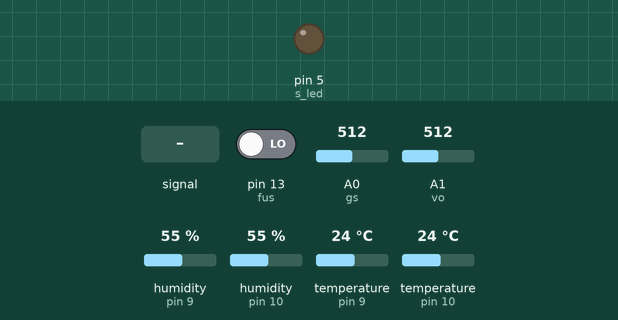
This sketch was run on a simulated Arduino Uno, built with avr-gcc and run on an emulated ATmega328P. Shown: output pins drawn as LEDs (lit = HIGH). Inputs (shaded band) come from the test bench; at power-on: temperature (sensors on pin 9, pin 10) 24 °C, A1 (vo) = 512, pin 13 (fus) LOW, A0 (gs) = 512, humidity (sensors on pin 9, pin 10) 55 %. What the sketch prints to the serial monitor is not drawn.

Above: at 0.1 s.
At 2.2 s:
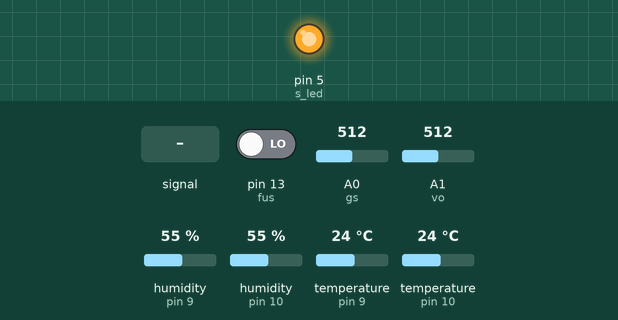
2.3 s: A0 (gs) fed a 200 Hz sine of ±255 counts around its level
3.8 s: temperature (sensor on pin 9) set to 41 °C
8.1 s: A1 (vo) set to 30
Timing chart, 0 to 11.1 s (numbered marks = the images above; inputs shaded):
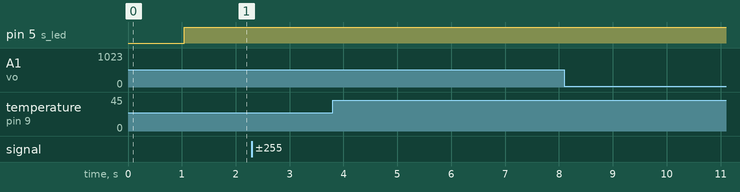

The sketch:

main.ino
```cpp
#include <DHT.h>
#include <SoftwareSerial.h>

SoftwareSerial mySerial(2, 3);

#define no_dust 0.35;

DHT dht1(10, DHT11); //외부 온도
DHT dht2(9, DHT11);  // 내부 온도

int fus = 13; //불꽃감지센서
int gs = A0;  //가스센서

int vo = A1;
int s_led = 5;
float val = 0;
float volt = 0;
float dustDensity = 0;

float sensor_volt1;
float sensor_volt;
float R0;
float RS_air;
float ratio;

void setup() {
  Serial.begin(9600);
  mySerial.begin(9600);

  pinMode(fus, INPUT);
  pinMode(gs, INPUT);
  pinMode(s_led, OUTPUT);
  pinMode(vo, INPUT);

  Serial.println("잠시 기다려주세요");
  delay(1000);
}

int Flame = digitalRead(fus);
int ot;
int oh;
int it;
int ih;
int gas;
bool fire;
bool gas_full;

void loop() {

  //-----외부 온도 측정-----
  ot = dht1.readTemperature();
  oh = dht1.readHumidity();
  //-----내부 온도 측정-----
  it = dht2.readTemperature();
  ih = dht2.readHumidity();

  //-----오차 값-----
  int at = ot - it;
  int ah = oh - ih;

  int nt = it - 18;
  int nh = ih - 40;

  //미세먼지 센서 측정

  digitalWrite(s_led, LOW);
  delayMicroseconds(280);

  val = analogRead(vo);
  delayMicroseconds(40);

  digitalWrite(s_led, HIGH);
  delayMicroseconds(9680);

  volt = val * 5.0 / 1024.0;
  dustDensity = (volt - 0.3) / 0.005;
  Serial.print("전압 = ");
  Serial.println(volt);
  Serial.print("먼지 밀도 = ");
  Serial.println(dustDensity);

  //가스 센서 측정
  for (int i = 0; i < 10000; i++) {
    sensor_volt1 = sensor_volt + analogRead(A0);
  }
  sensor_volt1 = sensor_volt1 / 100.0;

  sensor_volt = sensor_volt1 / 1024 * 5.0;
  RS_air = (5.0 - sensor_volt) / sensor_volt;
  R0 = RS_air / 6.5;

  //////////////////////////////////////////////////////////////////////
  //////////////////////////////////////////////////////////////////////
  //////////////////////////////////////////////////////////////////////
  //////////////////////////////////////////////////////////////////////
  //////////////////////////////////////////////////////////////////////

  Serial.println("================================================");

  Serial.print("평균 온도값 오차 : ");
  Serial.println(nt);
  Serial.print("평균 습기값 오차 : ");
  Serial.println(nh);

  Serial.print("외.내부 온도값 오차 : ");
  Serial.println(at);
  Serial.print("외.내부 습기값 오차 : ");
  Serial.println(ah);

  //온도 평균
  Serial.print("온도 상황: ");
  if (at >= -10) {
    Serial.println("온도 매우 낮음");
    mySerial.write("Ha");
  }
  else if (at >= 10) {
    Serial.println("온도 매우 높음");
    mySerial.write("Hb");
  } else if (at <= 5) {
    Serial.println("온도 정상");
    mySerial.write("Hc");
  }
  delay(100);

  //불꽃 감지
  Serial.print("불꽃 감지 상황: ");
  if (Flame == HIGH) {
    Serial.println("불꽃 감지");
    mySerial.write("Fa");
    fire = true;
  } else {
    Serial.println("불꽃 감지 안됨");
    mySerial.write("Fb");
    fire = false;
  }
  delay(100);

  //미세먼지 농도
  Serial.print("미세먼지 상황 : ");
  if (dustDensity <= 50) {
    Serial.println("좋음");
    mySerial.write("Da");
  } else if (dustDensity <= 80) {
    Serial.println("보통");
    mySerial.write("Db");
  } else if (dustDensity <= 150) {
    Serial.println("나쁨");
    mySerial.write("Dc");
  } else if (dustDensity > 150) {
    Serial.println("매우 나쁨");
    mySerial.write("Dd");
  }
  Serial.print("Dust Density = ");
  Serial.print(dustDensity);
  Serial.println(" [ug/m^3]");
  delay(100);

  // 가스 누출
  Serial.print("가스 누출 상태 : ");
  if (R0 >= 40) {
    Serial.println("가스 확인");
    mySerial.print("Ga");
    gas_full = true;
  } else if (R0 <= 41) {
    Serial.println("가스 미노출");
    mySerial.print("Gb");
    gas_full = false;
  }
  Serial.println(R0);
  delay(100);

  Serial.print("가스노출 : ");
  Serial.println(gas_full);
  Serial.print("불꽃감지");
  Serial.println(fire);
  Serial.print("결론 : ");
  if (gas_full == true && fire == true) {
    Serial.println("화제 발생");
  } else if (gas_full == false && fire == false) {
    Serial.println("고요한 집임");
  }

delay(200);
}
```
